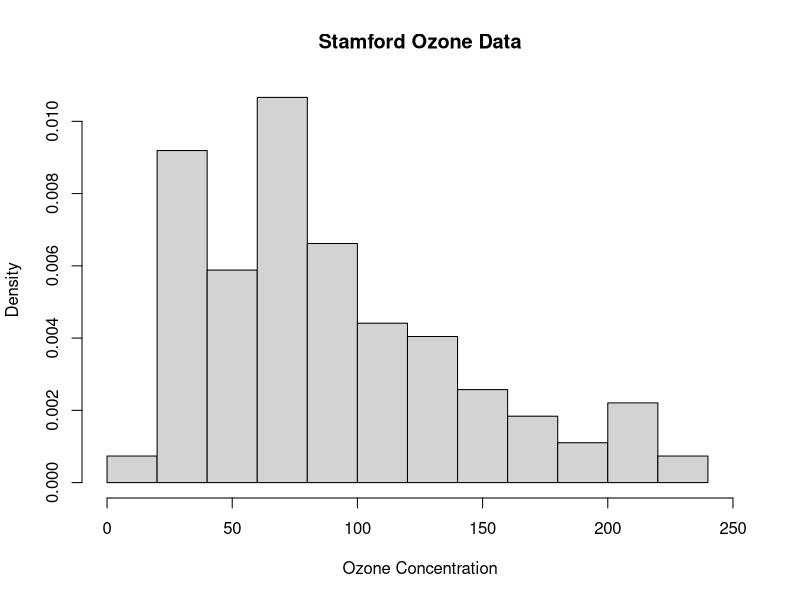
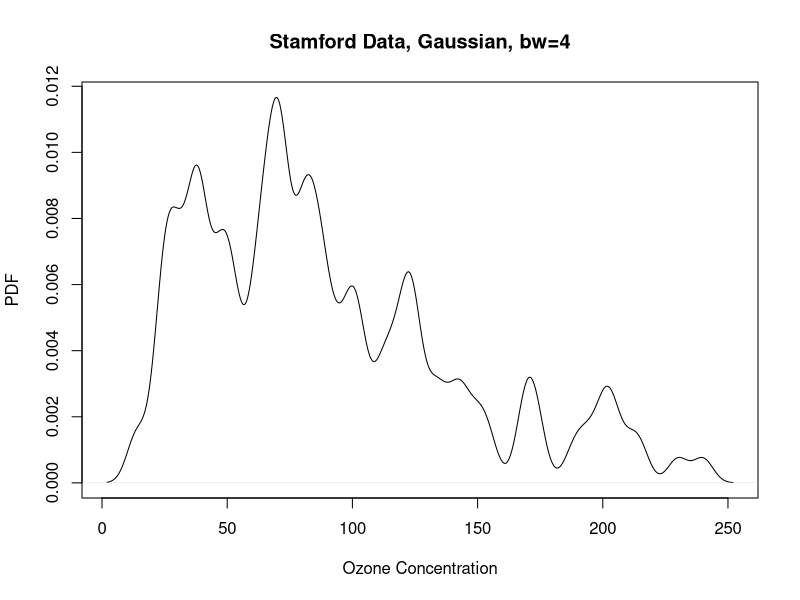
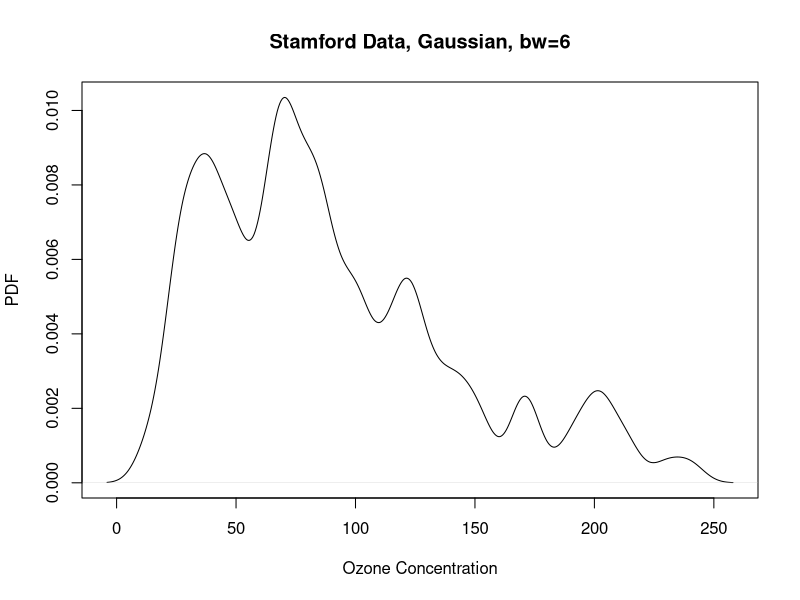
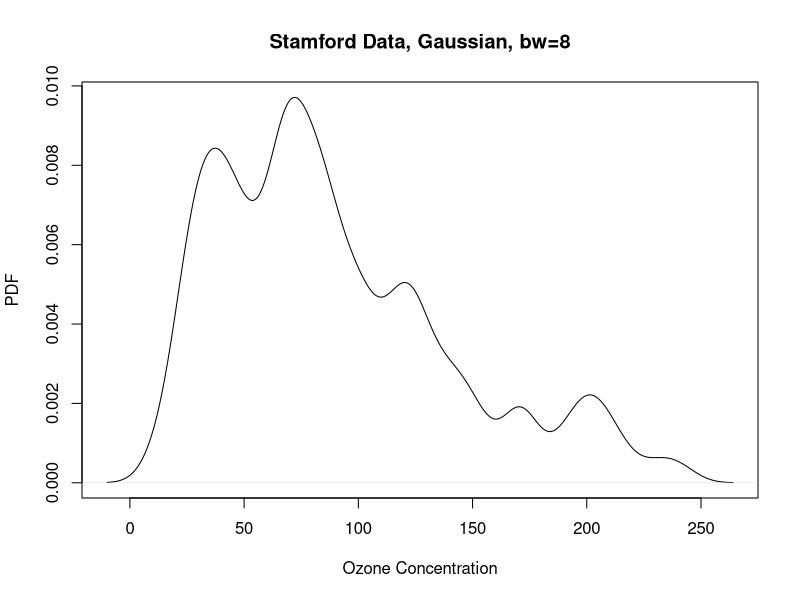
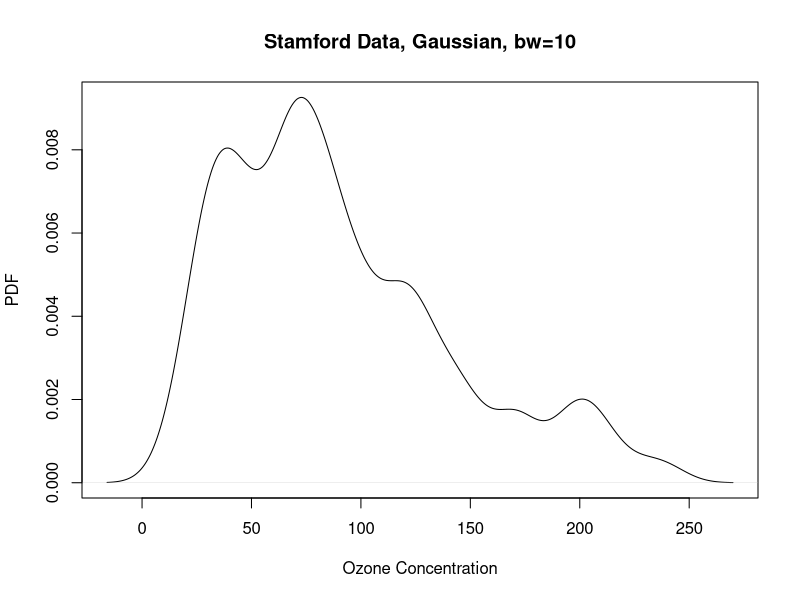
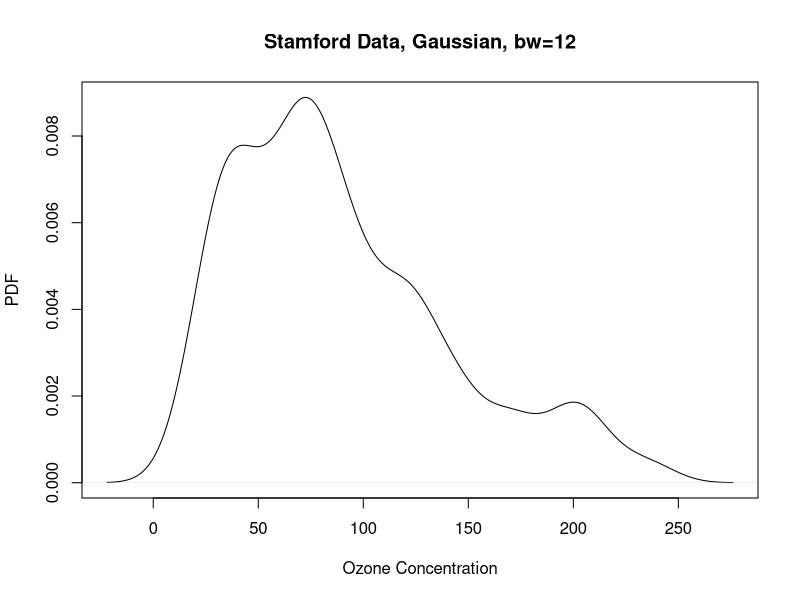
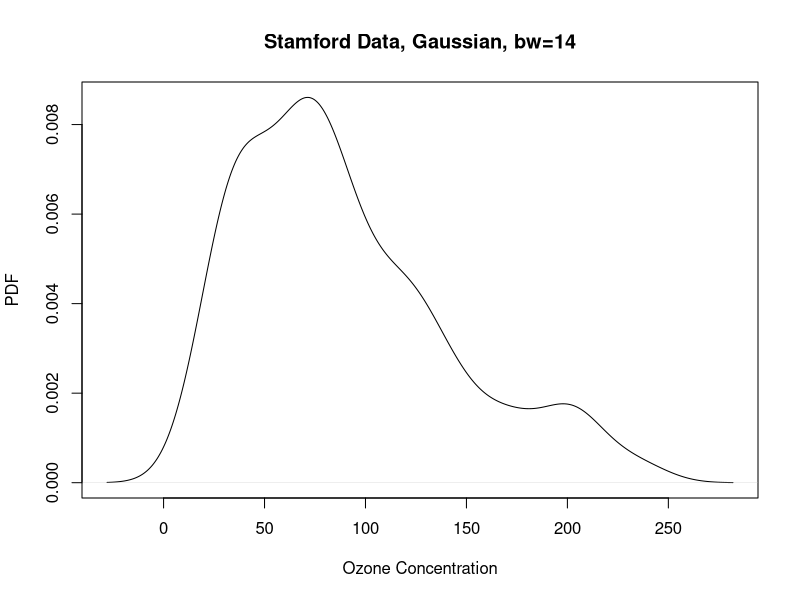
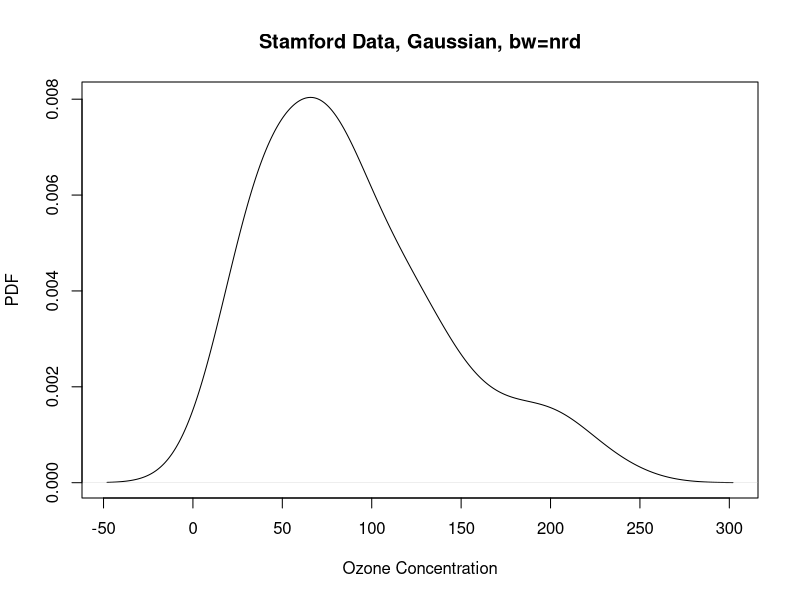

R code for these plots, in order:


y1 =  c(66,  52,  49,  64,  68,  26,  86,  52,  43,  75,  87, 188, 118, 103,  82,  71, 103, 240,
   31,  40,  47,  51,  31,  47,  14,  71,  61,  47, 196, 131, 173,  37,  47, 215, 230,  69,
   98, 125,  94,  72,  72, 125, 143, 192, 122,  32, 114,  32,  23,  71,  38, 136, 169, 152,
  201, 134, 206,  92, 101, 119, 124, 133,  83,  60, 124, 142, 124,  64,  75, 103,  46,  68,
   87,  27,  73,  59, 119,  64, 111,  80,  68,  24,  24,  82, 100,  55,  91,  87,  64, 170,
   86, 202,  71,  85, 122, 155,  80,  71,  28, 212,  80,  24,  80, 169, 174, 141, 202, 113,
   38,  38,  28,  52,  14,  38,  94,  89,  99, 150, 146, 113,  38,  66,  38,  80,  80,  99,
   71,  42,  52,  33,  38,  24,  61, 108,  38,  28)

            
         
          hist(y1,breaks=10, plot=TRUE, prob=T, xlim=c(0,250),
          main="Stamford Ozone Data",
          xlab="Ozone Concentration", cex=.75)

         

          plot(density(y1,window='g',bw=4),type="l",
          xlab="Ozone Concentration",ylab="PDF",
          main="Stamford Data, Gaussian, bw=4",cex=.5)

          plot(density(y1,window='g',bw=6),type="l",
          xlab="Ozone Concentration",ylab="PDF",
          main="Stamford Data, Gaussian, bw=6",cex=.5)


          plot(density(y1,window='g',bw=8),type="l",
          xlab="Ozone Concentration",ylab="PDF",
          main="Stamford Data, Gaussian, bw=8",cex=.5)


          plot(density(y1,window='g',bw=10),type="l",
          xlab="Ozone Concentration",ylab="PDF",
          main="Stamford Data, Gaussian, bw=10",cex=.5)


          plot(density(y1,window='g',bw=12),type="l",
          xlab="Ozone Concentration",ylab="PDF",
          main="Stamford Data, Gaussian, bw=12",cex=.5)


          plot(density(y1,window='g',bw=14),type="l",
          xlab="Ozone Concentration",ylab="PDF",
          main="Stamford Data, Gaussian, bw=14",cex=.5)
 
          plot(density(y1,window='g',bw="nrd"),type="l",
          xlab="Ozone Concentration",ylab="PDF",
          main="Stamford Data, Gaussian, bw=nrd",cex=.5)

          plot(density(y1),
          ylab="PDF",
          main="Stamford Data, Gaussian, Default Settings",cex=.5)

          
